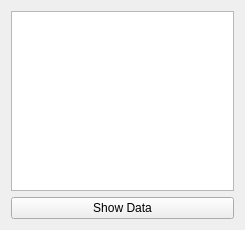
<?xml version="1.0" encoding="UTF-8"?>
<ui version="4.0">
 <class>Widget</class>
 <widget class="QWidget" name="Widget">
  <property name="geometry">
   <rect>
    <x>0</x>
    <y>0</y>
    <width>245</width>
    <height>230</height>
   </rect>
  </property>
  <property name="windowTitle">
   <string>Widget</string>
  </property>
  <layout class="QVBoxLayout" name="verticalLayout">
   <item>
    <widget class="QListView" name="listView"/>
   </item>
   <item>
    <widget class="QPushButton" name="showData">
     <property name="text">
      <string>Show Data</string>
     </property>
    </widget>
   </item>
  </layout>
 </widget>
 <resources/>
 <connections/>
</ui>
